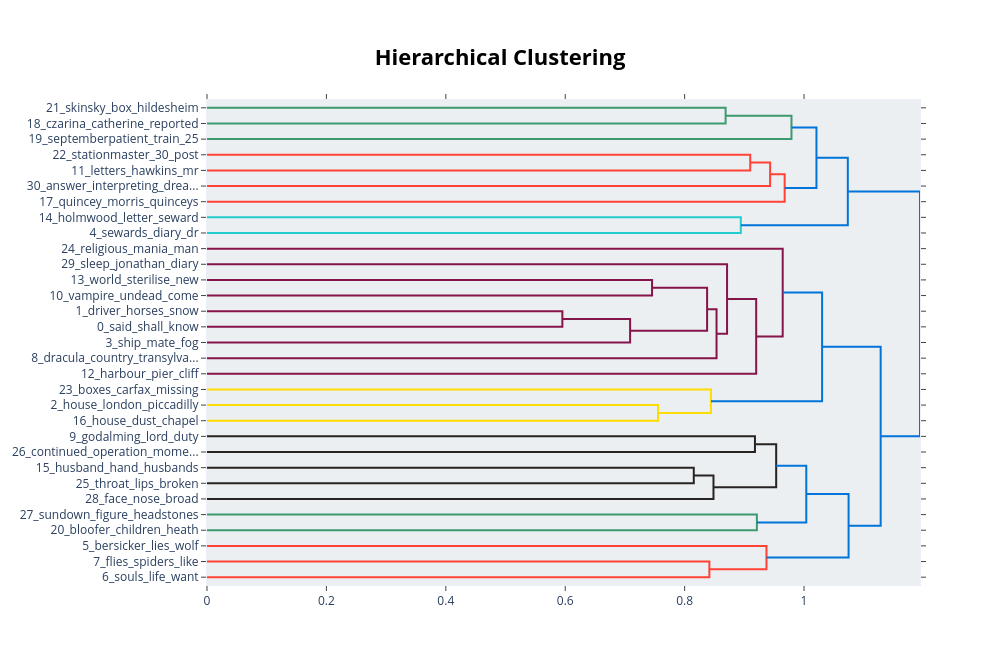

The code cell stored with this chart in its notebook:
### Markdown cell above
##### Hierarchical Topic Clustering

### Code cell
topic_model.visualize_hierarchy()

### Figure 1 — Plotly figure (JSON) as saved in the notebook; plotly's stock layout.template omitted (floating-point values rounded to 4 significant figures)
{"data": [{"hoverinfo": "text", "marker": {"color": "rgb(61,153,112)"}, "mode": "lines", "type": "scatter", "x": [0.0, 0.8686, 0.8686, 0.0], "xaxis": "x", "y": [-5.0, -5.0, -15.0, -15.0], "yaxis": "y"}, {"hoverinfo": "text", "marker": {"color": "rgb(61,153,112)"}, "mode": "lines", "type": "scatter", "x": [0.8686, 0.979, 0.979, 0.0], "xaxis": "x", "y": [-10.0, -10.0, -25.0, -25.0], "yaxis": "y"}, {"hoverinfo": "text", "marker": {"color": "rgb(255,65,54)"}, "mode": "lines", "type": "scatter", "x": [0.0, 0.9099, 0.9099, 0.0], "xaxis": "x", "y": [-35.0, -35.0, -45.0, -45.0], "yaxis": "y"}, {"hoverinfo": "text", "marker": {"color": "rgb(255,65,54)"}, "mode": "lines", "type": "scatter", "x": [0.9099, 0.9432, 0.9432, 0.0], "xaxis": "x", "y": [-40.0, -40.0, -55.0, -55.0], "yaxis": "y"}, {"hoverinfo": "text", "marker": {"color": "rgb(255,65,54)"}, "mode": "lines", "type": "scatter", "x": [0.9432, 0.9675, 0.9675, 0.0], "xaxis": "x", "y": [-47.5, -47.5, -65.0, -65.0], "yaxis": "y"}, {"hoverinfo": "text", "marker": {"color": "rgb(0,116,217)"}, "mode": "lines", "type": "scatter", "x": [0.979, 1.021, 1.021, 0.9675], "xaxis": "x", "y": [-17.5, -17.5, -56.25, -56.25], "yaxis": "y"}, {"hoverinfo": "text", "marker": {"color": "rgb(35,205,205)"}, "mode": "lines", "type": "scatter", "x": [0.0, 0.8941, 0.8941, 0.0], "xaxis": "x", "y": [-75.0, -75.0, -85.0, -85.0], "yaxis": "y"}, {"hoverinfo": "text", "marker": {"color": "rgb(0,116,217)"}, "mode": "lines", "type": "scatter", "x": [1.021, 1.073, 1.073, 0.8941], "xaxis": "x", "y": [-36.88, -36.88, -80.0, -80.0], "yaxis": "y"}, {"hoverinfo": "text", "marker": {"color": "rgb(133,20,75)"}, "mode": "lines", "type": "scatter", "x": [0.0, 0.7454, 0.7454, 0.0], "xaxis": "x", "y": [-115.0, -115.0, -125.0, -125.0], "yaxis": "y"}, {"hoverinfo": "text", "marker": {"color": "rgb(133,20,75)"}, "mode": "lines", "type": "scatter", "x": [0.0, 0.5952, 0.5952, 0.0], "xaxis": "x", "y": [-135.0, -135.0, -145.0, -145.0], "yaxis": "y"}, {"hoverinfo": "text", "marker": {"color": "rgb(133,20,75)"}, "mode": "lines", "type": "scatter", "x": [0.5952, 0.7087, 0.7087, 0.0], "xaxis": "x", "y": [-140.0, -140.0, -155.0, -155.0], "yaxis": "y"}, {"hoverinfo": "text", "marker": {"color": "rgb(133,20,75)"}, "mode": "lines", "type": "scatter", "x": [0.7454, 0.8376, 0.8376, 0.7087], "xaxis": "x", "y": [-120.0, -120.0, -147.5, -147.5], "yaxis": "y"}, {"hoverinfo": "text", "marker": {"color": "rgb(133,20,75)"}, "mode": "lines", "type": "scatter", "x": [0.8376, 0.8534, 0.8534, 0.0], "xaxis": "x", "y": [-133.8, -133.8, -165.0, -165.0], "yaxis": "y"}, {"hoverinfo": "text", "marker": {"color": "rgb(133,20,75)"}, "mode": "lines", "type": "scatter", "x": [0.0, 0.8711, 0.8711, 0.8534], "xaxis": "x", "y": [-105.0, -105.0, -149.4, -149.4], "yaxis": "y"}, {"hoverinfo": "text", "marker": {"color": "rgb(133,20,75)"}, "mode": "lines", "type": "scatter", "x": [0.8711, 0.9198, 0.9198, 0.0], "xaxis": "x", "y": [-127.2, -127.2, -175.0, -175.0], "yaxis": "y"}, {"hoverinfo": "text", "marker": {"color": "rgb(133,20,75)"}, "mode": "lines", "type": "scatter", "x": [0.0, 0.9643, 0.9643, 0.9198], "xaxis": "x", "y": [-95.0, -95.0, -151.1, -151.1], "yaxis": "y"}, {"hoverinfo": "text", "marker": {"color": "rgb(255,220,0)"}, "mode": "lines", "type": "scatter", "x": [0.0, 0.7554, 0.7554, 0.0], "xaxis": "x", "y": [-195.0, -195.0, -205.0, -205.0], "yaxis": "y"}, {"hoverinfo": "text", "marker": {"color": "rgb(255,220,0)"}, "mode": "lines", "type": "scatter", "x": [0.0, 0.8441, 0.8441, 0.7554], "xaxis": "x", "y": [-185.0, -185.0, -200.0, -200.0], "yaxis": "y"}, {"hoverinfo": "text", "marker": {"color": "rgb(0,116,217)"}, "mode": "lines", "type": "scatter", "x": [0.9643, 1.03, 1.03, 0.8441], "xaxis": "x", "y": [-123.0, -123.0, -192.5, -192.5], "yaxis": "y"}, {"hoverinfo": "text", "marker": {"color": "rgb(40,35,35)"}, "mode": "lines", "type": "scatter", "x": [0.0, 0.9178, 0.9178, 0.0], "xaxis": "x", "y": [-215.0, -215.0, -225.0, -225.0], "yaxis": "y"}, {"hoverinfo": "text", "marker": {"color": "rgb(40,35,35)"}, "mode": "lines", "type": "scatter", "x": [0.0, 0.8153, 0.8153, 0.0], "xaxis": "x", "y": [-235.0, -235.0, -245.0, -245.0], "yaxis": "y"}, {"hoverinfo": "text", "marker": {"color": "rgb(40,35,35)"}, "mode": "lines", "type": "scatter", "x": [0.8153, 0.8483, 0.8483, 0.0], "xaxis": "x", "y": [-240.0, -240.0, -255.0, -255.0], "yaxis": "y"}, {"hoverinfo": "text", "marker": {"color": "rgb(40,35,35)"}, "mode": "lines", "type": "scatter", "x": [0.9178, 0.9533, 0.9533, 0.8483], "xaxis": "x", "y": [-220.0, -220.0, -247.5, -247.5], "yaxis": "y"}, {"hoverinfo": "text", "marker": {"color": "rgb(61,153,112)"}, "mode": "lines", "type": "scatter", "x": [0.0, 0.921, 0.921, 0.0], "xaxis": "x", "y": [-265.0, -265.0, -275.0, -275.0], "yaxis": "y"}, {"hoverinfo": "text", "marker": {"color": "rgb(0,116,217)"}, "mode": "lines", "type": "scatter", "x": [0.9533, 1.004, 1.004, 0.921], "xaxis": "x", "y": [-233.8, -233.8, -270.0, -270.0], "yaxis": "y"}, {"hoverinfo": "text", "marker": {"color": "rgb(255,65,54)"}, "mode": "lines", "type": "scatter", "x": [0.0, 0.8414, 0.8414, 0.0], "xaxis": "x", "y": [-295.0, -295.0, -305.0, -305.0], "yaxis": "y"}, {"hoverinfo": "text", "marker": {"color": "rgb(255,65,54)"}, "mode": "lines", "type": "scatter", "x": [0.0, 0.9371, 0.9371, 0.8414], "xaxis": "x", "y": [-285.0, -285.0, -300.0, -300.0], "yaxis": "y"}, {"hoverinfo": "text", "marker": {"color": "rgb(0,116,217)"}, "mode": "lines", "type": "scatter", "x": [1.004, 1.075, 1.075, 0.9371], "xaxis": "x", "y": [-251.9, -251.9, -292.5, -292.5], "yaxis": "y"}, {"hoverinfo": "text", "marker": {"color": "rgb(0,116,217)"}, "mode": "lines", "type": "scatter", "x": [1.03, 1.128, 1.128, 1.075], "xaxis": "x", "y": [-157.8, -157.8, -272.2, -272.2], "yaxis": "y"}, {"hoverinfo": "text", "marker": {"color": "rgb(0,116,217)"}, "mode": "lines", "type": "scatter", "x": [1.073, 1.194, 1.194, 1.128], "xaxis": "x", "y": [-58.44, -58.44, -215.0, -215.0], "yaxis": "y"}], "layout": {"autosize": false, "height": 665, "hoverlabel": {"bgcolor": "white", "font": {"family": "Rockwell", "size": 16}}, "hovermode": "closest", "plot_bgcolor": "#ECEFF1", "showlegend": false, "title": {"font": {"color": "Black", "size": 22}, "text": "<b>Hierarchical Clustering</b>", "x": 0.5, "xanchor": "center", "yanchor": "top"}, "width": 1000, "xaxis": {"mirror": "allticks", "rangemode": "tozero", "showgrid": false, "showline": true, "showticklabels": true, "ticks": "outside", "type": "linear", "zeroline": false}, "yaxis": {"mirror": "allticks", "range": [-310, 0], "rangemode": "tozero", "showgrid": false, "showline": true, "showticklabels": true, "tickmode": "array", "ticks": "outside", "ticktext": ["21_skinsky_box_hildesheim", "18_czarina_catherine_reported", "19_septemberpatient_train_25", "22_stationmaster_30_post", "11_letters_hawkins_mr", "30_answer_interpreting_drea...", "17_quincey_morris_quinceys", "14_holmwood_letter_seward", "4_sewards_diary_dr", "24_religious_mania_man", "29_sleep_jonathan_diary", "13_world_sterilise_new", "10_vampire_undead_come", "1_driver_horses_snow", "0_said_shall_know", "3_ship_mate_fog", "8_dracula_country_transylva...", "12_harbour_pier_cliff", "23_boxes_carfax_missing", "2_house_london_piccadilly", "16_house_dust_chapel", "9_godalming_lord_duty", "26_continued_operation_mome...", "15_husband_hand_husbands", "25_throat_lips_broken", "28_face_nose_broad", "27_sundown_figure_headstones", "20_bloofer_children_heath", "5_bersicker_lies_wolf", "7_flies_spiders_like", "6_souls_life_want"], "tickvals": [-5, -15, -25, -35, -45, -55, -65, -75, -85, -95, -105, -115, -125, -135, -145, -155, -165, -175, -185, -195, -205, -215, -225, -235, -245, -255, -265, -275, -285, -295, -305], "type": "linear", "zeroline": false}}}
